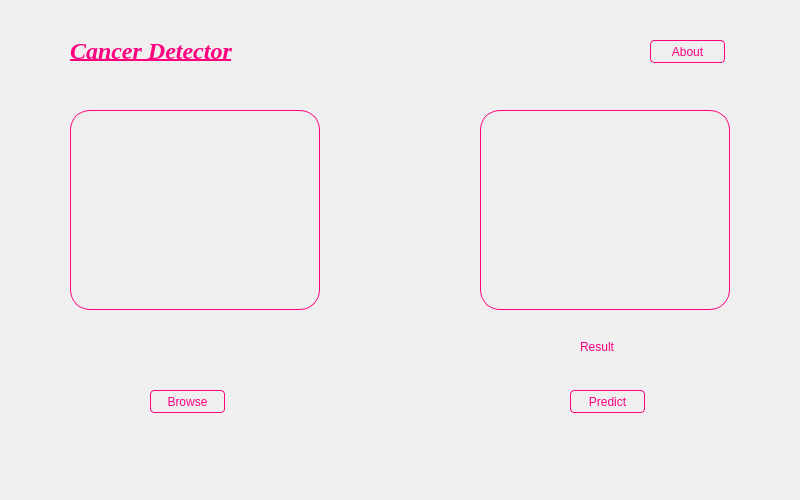
<?xml version="1.0" encoding="UTF-8"?>
<ui version="4.0">
 <class>MainWindow</class>
 <widget class="QMainWindow" name="MainWindow">
  <property name="geometry">
   <rect>
    <x>0</x>
    <y>0</y>
    <width>800</width>
    <height>500</height>
   </rect>
  </property>
  <property name="sizePolicy">
   <sizepolicy hsizetype="Fixed" vsizetype="Fixed">
    <horstretch>0</horstretch>
    <verstretch>0</verstretch>
   </sizepolicy>
  </property>
  <property name="minimumSize">
   <size>
    <width>800</width>
    <height>500</height>
   </size>
  </property>
  <property name="maximumSize">
   <size>
    <width>800</width>
    <height>500</height>
   </size>
  </property>
  <property name="baseSize">
   <size>
    <width>800</width>
    <height>500</height>
   </size>
  </property>
  <property name="windowTitle">
   <string>MainWindow</string>
  </property>
  <widget class="QWidget" name="centralwidget">
   <widget class="QLabel" name="label">
    <property name="geometry">
     <rect>
      <x>70</x>
      <y>110</y>
      <width>250</width>
      <height>200</height>
     </rect>
    </property>
    <property name="styleSheet">
     <string notr="true">padding: 10px;
border: 1px solid rgb(255, 0, 127);
border-radius: 20;</string>
    </property>
    <property name="frameShadow">
     <enum>QFrame::Raised</enum>
    </property>
    <property name="text">
     <string/>
    </property>
    <property name="pixmap">
     <pixmap>a.jpg</pixmap>
    </property>
    <property name="scaledContents">
     <bool>true</bool>
    </property>
    <property name="wordWrap">
     <bool>false</bool>
    </property>
    <property name="margin">
     <number>0</number>
    </property>
   </widget>
   <widget class="QLabel" name="label_2">
    <property name="geometry">
     <rect>
      <x>480</x>
      <y>110</y>
      <width>250</width>
      <height>200</height>
     </rect>
    </property>
    <property name="styleSheet">
     <string notr="true">padding: 10px;
border: 1px solid rgb(255, 0, 127);
border-radius: 20;</string>
    </property>
    <property name="frameShadow">
     <enum>QFrame::Raised</enum>
    </property>
    <property name="text">
     <string/>
    </property>
    <property name="scaledContents">
     <bool>true</bool>
    </property>
   </widget>
   <widget class="QPushButton" name="pushButton">
    <property name="geometry">
     <rect>
      <x>150</x>
      <y>390</y>
      <width>75</width>
      <height>23</height>
     </rect>
    </property>
    <property name="styleSheet">
     <string notr="true">border: 1px solid rgb(255, 0, 127);
border-radius: 4;
color: rgb(255, 0, 127);</string>
    </property>
    <property name="text">
     <string>Browse</string>
    </property>
   </widget>
   <widget class="QPushButton" name="pushButton_2">
    <property name="geometry">
     <rect>
      <x>570</x>
      <y>390</y>
      <width>75</width>
      <height>23</height>
     </rect>
    </property>
    <property name="styleSheet">
     <string notr="true">border: 1px solid rgb(255, 0, 127);
border-radius: 4;
color: rgb(255, 0, 127);</string>
    </property>
    <property name="text">
     <string>Predict</string>
    </property>
   </widget>
   <widget class="QLabel" name="label_3">
    <property name="geometry">
     <rect>
      <x>70</x>
      <y>20</y>
      <width>191</width>
      <height>61</height>
     </rect>
    </property>
    <property name="font">
     <font>
      <family>Times New Roman</family>
      <pointsize>18</pointsize>
      <weight>75</weight>
      <italic>true</italic>
      <bold>true</bold>
      <underline>true</underline>
     </font>
    </property>
    <property name="styleSheet">
     <string notr="true">
color: rgb(255, 0, 127);</string>
    </property>
    <property name="text">
     <string>Cancer Detector</string>
    </property>
   </widget>
   <widget class="QPushButton" name="pushButton_3">
    <property name="geometry">
     <rect>
      <x>650</x>
      <y>40</y>
      <width>75</width>
      <height>23</height>
     </rect>
    </property>
    <property name="styleSheet">
     <string notr="true">border: 1px solid rgb(255, 0, 127);
border-radius: 4;
color: rgb(255, 0, 127);</string>
    </property>
    <property name="text">
     <string>About</string>
    </property>
   </widget>
   <widget class="QLabel" name="label_4">
    <property name="geometry">
     <rect>
      <x>580</x>
      <y>340</y>
      <width>47</width>
      <height>13</height>
     </rect>
    </property>
    <property name="styleSheet">
     <string notr="true">color: rgb(255, 0, 127);</string>
    </property>
    <property name="text">
     <string>Result</string>
    </property>
   </widget>
  </widget>
 </widget>
 <resources/>
 <connections/>
</ui>
